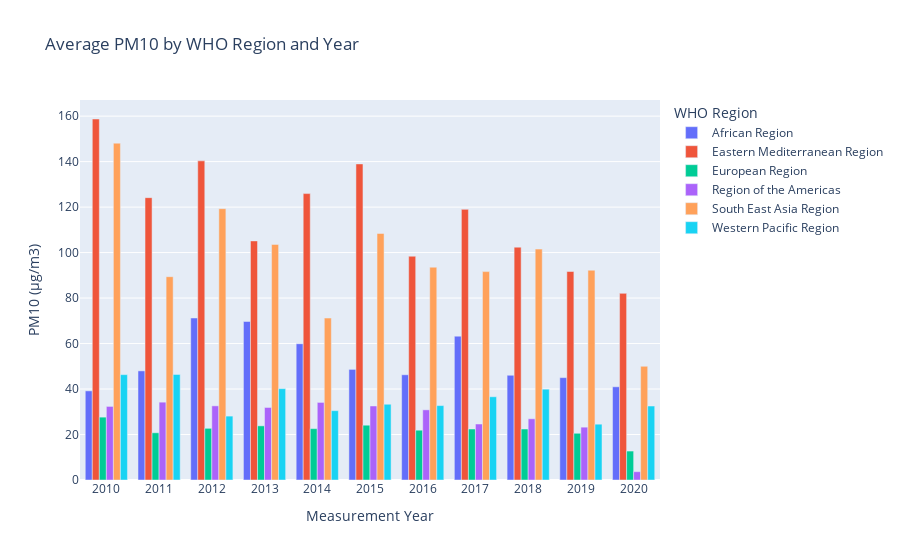

The code cell stored with this chart in its notebook:
### Code cell
# Load the dataset


# Preprocess the data
df = df_polution[['WHO Region', 'Measurement Year', 'PM10 (μg/m3)']]
df.loc[:, 'PM10 (μg/m3)'] = df['PM10 (μg/m3)'].str.replace(',', '.', regex=False).astype(float)  # Convert PM10 values to float

# Filter data to include years 2010 and onwards
df = df[(df['Measurement Year'] >= '2010') & (df['Measurement Year'] <= '2020')].copy()

# Group data by WHO Region and Measurement Year, and calculate average PM10
df_avg = df.groupby(['WHO Region', 'Measurement Year'])['PM10 (μg/m3)'].mean().reset_index()

#
fig = px.bar(df_avg, x='Measurement Year', y='PM10 (μg/m3)', color='WHO Region',
             title='Average PM10 by WHO Region and Year', barmode='group')

fig.show()

### Figure 1 — Plotly figure (JSON) as saved in the notebook; plotly's stock layout.template omitted (floating-point values rounded to 4 significant figures)
{"data": [{"alignmentgroup": "True", "hovertemplate": "WHO Region=African Region<br>Measurement Year=%{x}<br>PM10 (μg/m3)=%{y}<extra></extra>", "legendgroup": "African Region", "marker": {"color": "#636efa", "pattern": {"shape": ""}}, "name": "African Region", "offsetgroup": "African Region", "orientation": "v", "showlegend": true, "textposition": "auto", "type": "bar", "x": ["2010", "2011", "2012", "2013", "2014", "2015", "2016", "2017", "2018", "2019", "2020"], "xaxis": "x", "y": [39.2, 47.98, 71.24, 69.72, 59.92, 48.64, 46.27, 63.25, 46.06, 45.02, 40.99], "yaxis": "y"}, {"alignmentgroup": "True", "hovertemplate": "WHO Region=Eastern Mediterranean Region<br>Measurement Year=%{x}<br>PM10 (μg/m3)=%{y}<extra></extra>", "legendgroup": "Eastern Mediterranean Region", "marker": {"color": "#EF553B", "pattern": {"shape": ""}}, "name": "Eastern Mediterranean Region", "offsetgroup": "Eastern Mediterranean Region", "orientation": "v", "showlegend": true, "textposition": "auto", "type": "bar", "x": ["2010", "2011", "2012", "2013", "2014", "2015", "2016", "2017", "2018", "2019", "2020"], "xaxis": "x", "y": [158.7, 124.2, 140.3, 105.1, 125.9, 139.0, 98.41, 119.0, 102.4, 91.68, 82.07], "yaxis": "y"}, {"alignmentgroup": "True", "hovertemplate": "WHO Region=European Region<br>Measurement Year=%{x}<br>PM10 (μg/m3)=%{y}<extra></extra>", "legendgroup": "European Region", "marker": {"color": "#00cc96", "pattern": {"shape": ""}}, "name": "European Region", "offsetgroup": "European Region", "orientation": "v", "showlegend": true, "textposition": "auto", "type": "bar", "x": ["2010", "2011", "2012", "2013", "2014", "2015", "2016", "2017", "2018", "2019", "2020"], "xaxis": "x", "y": [27.64, 20.76, 22.72, 23.81, 22.58, 24.1, 21.9, 22.42, 22.43, 20.55, 12.73], "yaxis": "y"}, {"alignmentgroup": "True", "hovertemplate": "WHO Region=Region of the Americas<br>Measurement Year=%{x}<br>PM10 (μg/m3)=%{y}<extra></extra>", "legendgroup": "Region of the Americas", "marker": {"color": "#ab63fa", "pattern": {"shape": ""}}, "name": "Region of the Americas", "offsetgroup": "Region of the Americas", "orientation": "v", "showlegend": true, "textposition": "auto", "type": "bar", "x": ["2010", "2011", "2012", "2013", "2014", "2015", "2016", "2017", "2018", "2019", "2020"], "xaxis": "x", "y": [32.36, 34.23, 32.6, 31.89, 34.11, 32.55, 30.85, 24.62, 26.92, 23.24, 3.65], "yaxis": "y"}, {"alignmentgroup": "True", "hovertemplate": "WHO Region=South East Asia Region<br>Measurement Year=%{x}<br>PM10 (μg/m3)=%{y}<extra></extra>", "legendgroup": "South East Asia Region", "marker": {"color": "#FFA15A", "pattern": {"shape": ""}}, "name": "South East Asia Region", "offsetgroup": "South East Asia Region", "orientation": "v", "showlegend": true, "textposition": "auto", "type": "bar", "x": ["2010", "2011", "2012", "2013", "2014", "2015", "2016", "2017", "2018", "2019", "2020"], "xaxis": "x", "y": [148.1, 89.4, 119.3, 103.6, 71.22, 108.4, 93.58, 91.64, 101.5, 92.25, 50.0], "yaxis": "y"}, {"alignmentgroup": "True", "hovertemplate": "WHO Region=Western Pacific Region<br>Measurement Year=%{x}<br>PM10 (μg/m3)=%{y}<extra></extra>", "legendgroup": "Western Pacific Region", "marker": {"color": "#19d3f3", "pattern": {"shape": ""}}, "name": "Western Pacific Region", "offsetgroup": "Western Pacific Region", "orientation": "v", "showlegend": true, "textposition": "auto", "type": "bar", "x": ["2010", "2011", "2012", "2013", "2014", "2015", "2016", "2017", "2018", "2019", "2020"], "xaxis": "x", "y": [46.32, 46.4, 28.1, 40.17, 30.49, 33.31, 32.73, 36.61, 39.94, 24.54, 32.53], "yaxis": "y"}], "layout": {"barmode": "group", "legend": {"title": {"text": "WHO Region"}, "tracegroupgap": 0}, "title": {"text": "Average PM10 by WHO Region and Year"}, "xaxis": {"anchor": "y", "domain": [0, 1], "title": {"text": "Measurement Year"}}, "yaxis": {"anchor": "x", "domain": [0, 1], "title": {"text": "PM10 (μg/m3)"}}}}
